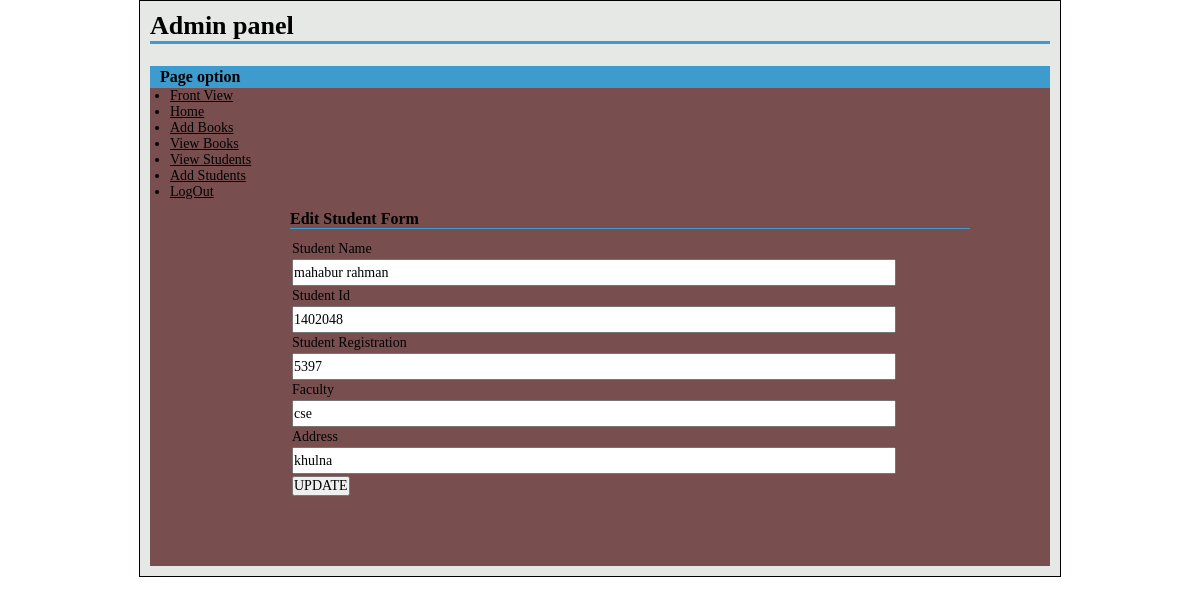
/management/admin/st-edit.php?id=5 (signed in), run on the app's committed database.
### tables this page shows
CREATE TABLE `student` (
  `serial_id` int(11) NOT NULL,
  `st_name` varchar(50) NOT NULL,
  `st_id` int(11) NOT NULL,
  `st_reg` int(11) NOT NULL,
  `st_fac` varchar(50) NOT NULL,
  `st_add` varchar(50) NOT NULL,
  `username` varchar(50) NOT NULL,
  `password` int(11) NOT NULL
);

### management/admin/st-edit.php (the view, shortened to what this page needs)
<?php
include("../config.php");
?>
<?php
if (!isset($_REQUEST['id'])) {
    header("location:student.php");
} else {
    $id = $_REQUEST['id'];
}
?>
<?php
$statement = $db->prepare("SELECT * FROM student WHERE serial_id=?");
$statement->execute(array($id));
$result = $statement->fetchAll(PDO::FETCH_ASSOC);
foreach ($result as $row) {
    $st_name = $row['st_name'];
    $st_id = $row['st_id'];
    $st_reg = $row['st_reg'];
    $st_fac = $row['st_fac'];
    $st_add = $row['st_add'];
}
?>
<?php include ("header.php"); ?>
<h2>Edit Student Form</h2>
<form action="st-edit.php?id=<?php echo $id; ?>" method="post" enctype="multipart/form-data">
    <table class="tbl1">
        <tr> <td>Student Name</td> </tr>
        <tr> <td><input class="long" type="text" name="st_name" value="<?php echo $st_name; ?>" ></td></tr>
        <tr> <td>Student Id</td> </tr>
        <tr> <td><input class="long" type="text" name="st_id" value="<?php echo $st_id; ?>" ></td></tr>
        <tr> <td>Student Registration</td> </tr>
        <tr> <td><input class="long" type="text" name="st_reg" value="<?php echo $st_reg; ?>" ></td></tr>
        <tr> <td>Faculty</td> </tr>
        <tr> <td><input class="long" type="text" name="st_fac" value="<?php echo $st_fac; ?>" ></td></tr>
        <tr> <td>Address</td> </tr>
        <tr> <td><input class="long" type="text" name="st_add" value="<?php echo $st_add; ?>" ></td></tr>
        <tr>
            <td><input type="submit" value="UPDATE" name="form1"></td>
        </tr>
    </table>
</form>
<?php include ("footer.php"); ?>

### management/style-admin.css (style rules this page uses)
* { padding: 0; margin: 0; }
body,input,textArea,select { font-family: 'Times New Roman',arial; font-size: 14px; }
input[type='submit'] { cursor: pointer; }
input.long[type='text'], input[type='password'] { width: 600px; }
table.tbl1 { margin-top: 10px; }
table.tbl1 tr td input[type='text'] { height: 23px; line-height: 23px; }
#content h2 { font-size: 16px;; color: #000; border-bottom: 1px solid #3d9ccd; margin-top: 10px; }

### data on the page
student: st_name "mahabur rahman", st_id "1402048", st_reg "5397", st_fac "cse", st_add "khulna"
